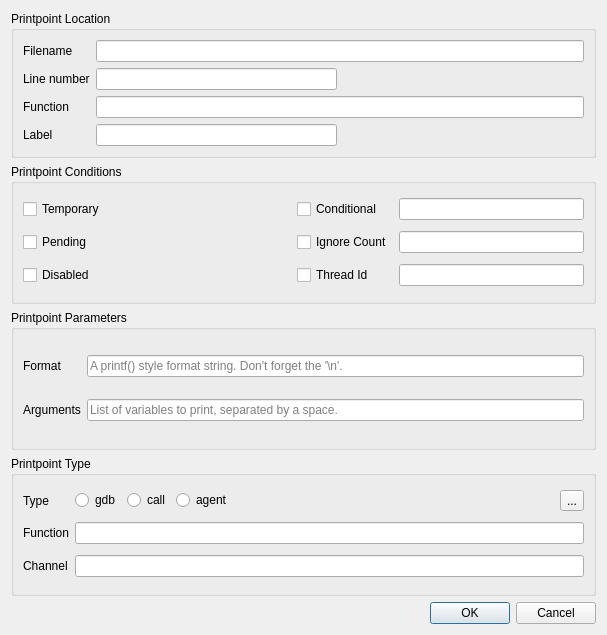
<?xml version="1.0" encoding="UTF-8"?>
<ui version="4.0">
 <class>SeerPrintpointCreateDialogForm</class>
 <widget class="QDialog" name="SeerPrintpointCreateDialogForm">
  <property name="geometry">
   <rect>
    <x>0</x>
    <y>0</y>
    <width>607</width>
    <height>635</height>
   </rect>
  </property>
  <property name="windowTitle">
   <string>Create a Printpoint</string>
  </property>
  <layout class="QVBoxLayout" name="verticalLayout">
   <item>
    <widget class="QGroupBox" name="printpointLocationGroupBox">
     <property name="title">
      <string>Printpoint Location</string>
     </property>
     <layout class="QGridLayout" name="gridLayout_3">
      <item row="0" column="0">
       <widget class="QLabel" name="filenameLabel">
        <property name="text">
         <string>Filename</string>
        </property>
       </widget>
      </item>
      <item row="0" column="1" colspan="2">
       <widget class="QLineEdit" name="filenameLineEdit">
        <property name="clearButtonEnabled">
         <bool>true</bool>
        </property>
       </widget>
      </item>
      <item row="1" column="0">
       <widget class="QLabel" name="lineNumberLabel">
        <property name="text">
         <string>Line number</string>
        </property>
       </widget>
      </item>
      <item row="1" column="1">
       <widget class="QLineEdit" name="lineNumberLineEdit">
        <property name="clearButtonEnabled">
         <bool>true</bool>
        </property>
       </widget>
      </item>
      <item row="1" column="2">
       <spacer name="lineNumberHorizontalSpacer">
        <property name="orientation">
         <enum>Qt::Horizontal</enum>
        </property>
        <property name="sizeHint" stdset="0">
         <size>
          <width>40</width>
          <height>20</height>
         </size>
        </property>
       </spacer>
      </item>
      <item row="2" column="0">
       <widget class="QLabel" name="functionLabel">
        <property name="text">
         <string>Function</string>
        </property>
       </widget>
      </item>
      <item row="2" column="1" colspan="2">
       <widget class="QLineEdit" name="functionLineEdit">
        <property name="clearButtonEnabled">
         <bool>true</bool>
        </property>
       </widget>
      </item>
      <item row="3" column="0">
       <widget class="QLabel" name="labelLabel">
        <property name="text">
         <string>Label</string>
        </property>
       </widget>
      </item>
      <item row="3" column="1">
       <widget class="QLineEdit" name="labelLineEdit">
        <property name="clearButtonEnabled">
         <bool>true</bool>
        </property>
       </widget>
      </item>
      <item row="3" column="2">
       <spacer name="labelHorizontalSpacer">
        <property name="orientation">
         <enum>Qt::Horizontal</enum>
        </property>
        <property name="sizeHint" stdset="0">
         <size>
          <width>40</width>
          <height>20</height>
         </size>
        </property>
       </spacer>
      </item>
     </layout>
    </widget>
   </item>
   <item>
    <widget class="QGroupBox" name="printpointConditionsGroupBox">
     <property name="title">
      <string>Printpoint Conditions</string>
     </property>
     <layout class="QGridLayout" name="gridLayout_2">
      <item row="0" column="0">
       <widget class="QCheckBox" name="temporaryCheckBox">
        <property name="text">
         <string>Temporary</string>
        </property>
       </widget>
      </item>
      <item row="0" column="1">
       <spacer name="temporaryHorizontalSpacer">
        <property name="orientation">
         <enum>Qt::Horizontal</enum>
        </property>
        <property name="sizeHint" stdset="0">
         <size>
          <width>40</width>
          <height>20</height>
         </size>
        </property>
       </spacer>
      </item>
      <item row="0" column="2">
       <widget class="QCheckBox" name="conditionalCheckBox">
        <property name="text">
         <string>Conditional</string>
        </property>
       </widget>
      </item>
      <item row="0" column="3">
       <widget class="QLineEdit" name="conditionalLineEdit">
        <property name="clearButtonEnabled">
         <bool>true</bool>
        </property>
       </widget>
      </item>
      <item row="1" column="0">
       <widget class="QCheckBox" name="pendingCheckBox">
        <property name="text">
         <string>Pending</string>
        </property>
       </widget>
      </item>
      <item row="1" column="1">
       <spacer name="pendingHorizontalSpacer">
        <property name="orientation">
         <enum>Qt::Horizontal</enum>
        </property>
        <property name="sizeHint" stdset="0">
         <size>
          <width>40</width>
          <height>20</height>
         </size>
        </property>
       </spacer>
      </item>
      <item row="1" column="2">
       <widget class="QCheckBox" name="ignoreCountCheckBox">
        <property name="text">
         <string>Ignore Count</string>
        </property>
       </widget>
      </item>
      <item row="1" column="3">
       <widget class="QLineEdit" name="ignoreCountLineEdit">
        <property name="clearButtonEnabled">
         <bool>true</bool>
        </property>
       </widget>
      </item>
      <item row="2" column="2">
       <widget class="QCheckBox" name="threadIdCheckBox">
        <property name="text">
         <string>Thread Id</string>
        </property>
       </widget>
      </item>
      <item row="2" column="3">
       <widget class="QLineEdit" name="threadIdLineEdit">
        <property name="clearButtonEnabled">
         <bool>true</bool>
        </property>
       </widget>
      </item>
      <item row="2" column="0">
       <widget class="QCheckBox" name="disabledCheckBox">
        <property name="text">
         <string>Disabled</string>
        </property>
       </widget>
      </item>
      <item row="2" column="1">
       <spacer name="disabledHorizontalSpacer">
        <property name="orientation">
         <enum>Qt::Horizontal</enum>
        </property>
        <property name="sizeHint" stdset="0">
         <size>
          <width>40</width>
          <height>20</height>
         </size>
        </property>
       </spacer>
      </item>
     </layout>
    </widget>
   </item>
   <item>
    <widget class="QGroupBox" name="printpointParametersGroupBox">
     <property name="title">
      <string>Printpoint Parameters</string>
     </property>
     <layout class="QGridLayout" name="gridLayout">
      <item row="0" column="0">
       <widget class="QLabel" name="formatLabel">
        <property name="text">
         <string>Format</string>
        </property>
       </widget>
      </item>
      <item row="0" column="1">
       <widget class="QLineEdit" name="formatLineEdit">
        <property name="placeholderText">
         <string>A printf() style format string. Don't forget the '\n'.</string>
        </property>
        <property name="clearButtonEnabled">
         <bool>true</bool>
        </property>
       </widget>
      </item>
      <item row="1" column="0">
       <widget class="QLabel" name="argumentsLabel">
        <property name="text">
         <string>Arguments</string>
        </property>
       </widget>
      </item>
      <item row="1" column="1">
       <widget class="QLineEdit" name="argumentsLineEdit">
        <property name="placeholderText">
         <string>List of variables to print, separated by a space.</string>
        </property>
        <property name="clearButtonEnabled">
         <bool>true</bool>
        </property>
       </widget>
      </item>
     </layout>
    </widget>
   </item>
   <item>
    <widget class="QGroupBox" name="printPointGroupBox">
     <property name="title">
      <string>Printpoint Type</string>
     </property>
     <layout class="QGridLayout" name="gridLayout_4">
      <item row="0" column="0">
       <widget class="QLabel" name="typeLabel">
        <property name="text">
         <string>Type</string>
        </property>
       </widget>
      </item>
      <item row="0" column="1">
       <widget class="QRadioButton" name="typeGdbRadioButton">
        <property name="toolTip">
         <string>Printpoint output goes the Gdb Ouput tab.</string>
        </property>
        <property name="text">
         <string>gdb</string>
        </property>
        <attribute name="buttonGroup">
         <string notr="true">typeButtonGroup</string>
        </attribute>
       </widget>
      </item>
      <item row="0" column="2">
       <widget class="QRadioButton" name="typeCallRadioButton">
        <property name="toolTip">
         <string>Printpoint output goes to the Seer Console.</string>
        </property>
        <property name="text">
         <string>call</string>
        </property>
        <attribute name="buttonGroup">
         <string notr="true">typeButtonGroup</string>
        </attribute>
       </widget>
      </item>
      <item row="0" column="3">
       <widget class="QRadioButton" name="typeAgentRadioButton">
        <property name="toolTip">
         <string>Printpoint output is handled by the gdbserver.</string>
        </property>
        <property name="text">
         <string>agent</string>
        </property>
        <attribute name="buttonGroup">
         <string notr="true">typeButtonGroup</string>
        </attribute>
       </widget>
      </item>
      <item row="0" column="4">
       <spacer name="horizontalSpacer">
        <property name="orientation">
         <enum>Qt::Horizontal</enum>
        </property>
        <property name="sizeHint" stdset="0">
         <size>
          <width>561</width>
          <height>20</height>
         </size>
        </property>
       </spacer>
      </item>
      <item row="0" column="5">
       <widget class="QToolButton" name="typeHelpToolButton">
        <property name="toolTip">
         <string>Help about Printpoints.</string>
        </property>
        <property name="text">
         <string>...</string>
        </property>
        <property name="icon">
         <iconset resource="resource.qrc">
          <normaloff>:/seer/resources/RelaxLightIcons/help-about.svg</normaloff>:/seer/resources/RelaxLightIcons/help-about.svg</iconset>
        </property>
       </widget>
      </item>
      <item row="1" column="0">
       <widget class="QLabel" name="dprintfFunctionLabel">
        <property name="text">
         <string>Function</string>
        </property>
       </widget>
      </item>
      <item row="1" column="1" colspan="5">
       <widget class="QLineEdit" name="dprintfFunctionLineEdit">
        <property name="toolTip">
         <string>The name of a function in your program to use.</string>
        </property>
        <property name="clearButtonEnabled">
         <bool>true</bool>
        </property>
       </widget>
      </item>
      <item row="2" column="0">
       <widget class="QLabel" name="dprintfChannelLabel">
        <property name="text">
         <string>Channel</string>
        </property>
       </widget>
      </item>
      <item row="2" column="1" colspan="5">
       <widget class="QLineEdit" name="dprintfChannelLineEdit">
        <property name="toolTip">
         <string>The channel variable, if required by the function.</string>
        </property>
        <property name="clearButtonEnabled">
         <bool>true</bool>
        </property>
       </widget>
      </item>
     </layout>
    </widget>
   </item>
   <item>
    <widget class="QDialogButtonBox" name="buttonBox">
     <property name="orientation">
      <enum>Qt::Horizontal</enum>
     </property>
     <property name="standardButtons">
      <set>QDialogButtonBox::Cancel|QDialogButtonBox::Ok</set>
     </property>
    </widget>
   </item>
  </layout>
 </widget>
 <tabstops>
  <tabstop>filenameLineEdit</tabstop>
  <tabstop>lineNumberLineEdit</tabstop>
  <tabstop>functionLineEdit</tabstop>
  <tabstop>labelLineEdit</tabstop>
  <tabstop>temporaryCheckBox</tabstop>
  <tabstop>conditionalCheckBox</tabstop>
  <tabstop>conditionalLineEdit</tabstop>
  <tabstop>pendingCheckBox</tabstop>
  <tabstop>ignoreCountCheckBox</tabstop>
  <tabstop>ignoreCountLineEdit</tabstop>
  <tabstop>disabledCheckBox</tabstop>
  <tabstop>threadIdCheckBox</tabstop>
  <tabstop>threadIdLineEdit</tabstop>
  <tabstop>formatLineEdit</tabstop>
  <tabstop>argumentsLineEdit</tabstop>
  <tabstop>typeGdbRadioButton</tabstop>
  <tabstop>typeCallRadioButton</tabstop>
  <tabstop>typeAgentRadioButton</tabstop>
  <tabstop>typeHelpToolButton</tabstop>
  <tabstop>dprintfFunctionLineEdit</tabstop>
  <tabstop>dprintfChannelLineEdit</tabstop>
 </tabstops>
 <resources>
  <include location="resource.qrc"/>
 </resources>
 <connections>
  <connection>
   <sender>buttonBox</sender>
   <signal>accepted()</signal>
   <receiver>SeerPrintpointCreateDialogForm</receiver>
   <slot>accept()</slot>
   <hints>
    <hint type="sourcelabel">
     <x>248</x>
     <y>254</y>
    </hint>
    <hint type="destinationlabel">
     <x>157</x>
     <y>274</y>
    </hint>
   </hints>
  </connection>
  <connection>
   <sender>buttonBox</sender>
   <signal>rejected()</signal>
   <receiver>SeerPrintpointCreateDialogForm</receiver>
   <slot>reject()</slot>
   <hints>
    <hint type="sourcelabel">
     <x>316</x>
     <y>260</y>
    </hint>
    <hint type="destinationlabel">
     <x>286</x>
     <y>274</y>
    </hint>
   </hints>
  </connection>
 </connections>
 <buttongroups>
  <buttongroup name="typeButtonGroup"/>
 </buttongroups>
</ui>
